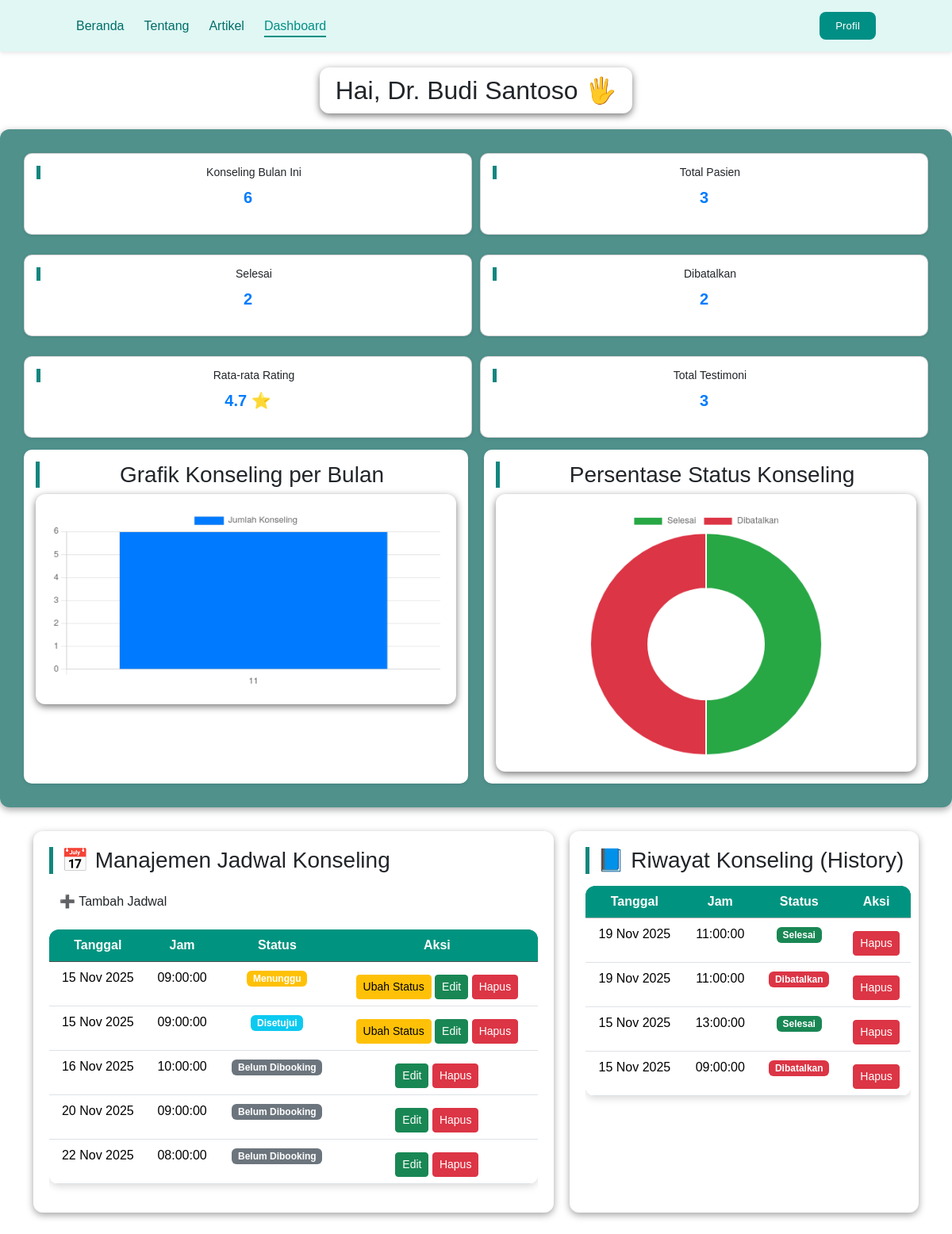
Page /dashboard_dokter.php (signed in) on the earlier database version.
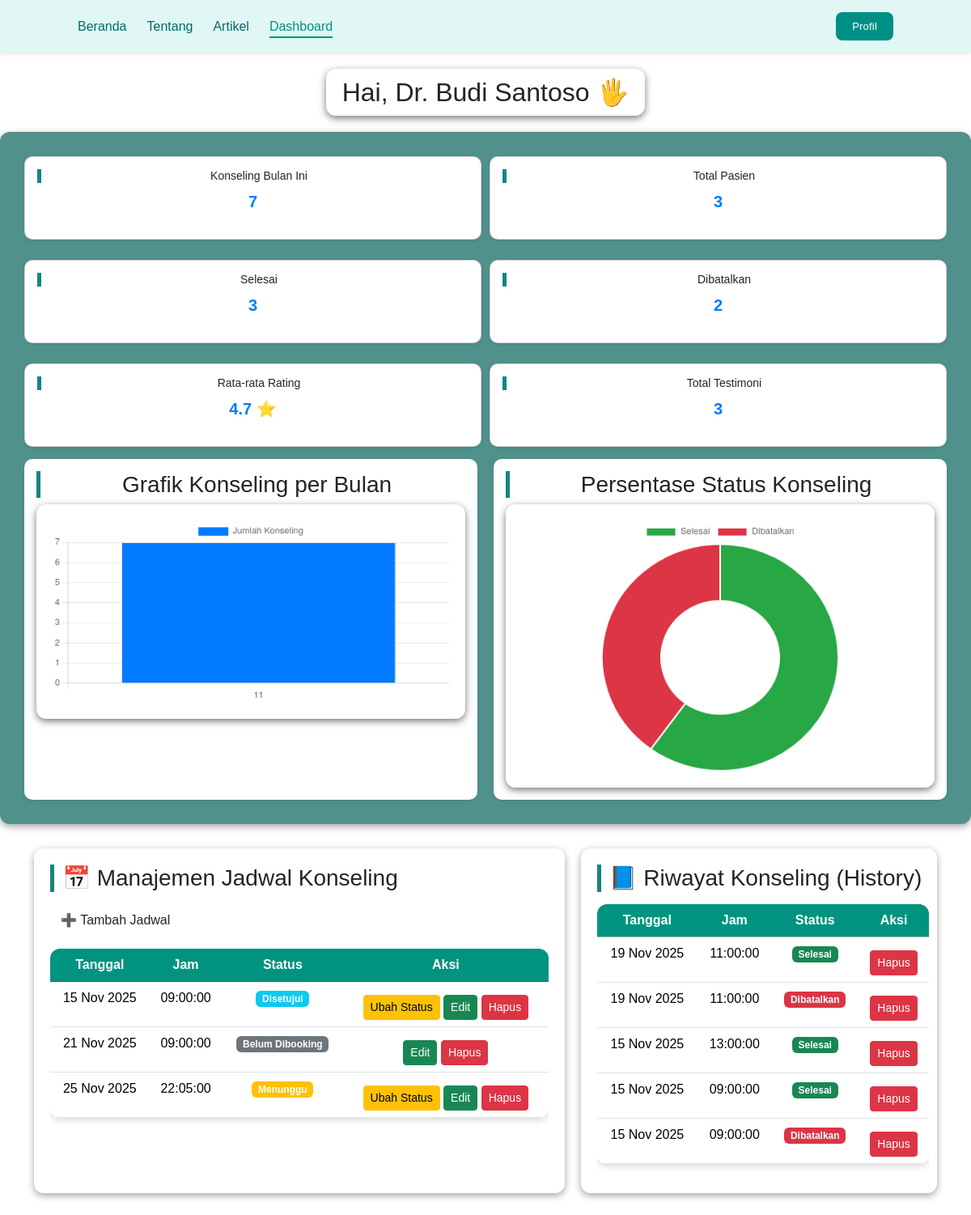
Same page on the later database version.
### tables this page shows
CREATE TABLE `booking` (
  `booking_id` int(11) NOT NULL,
  `pasien_id` int(11) DEFAULT NULL,
  `dokter_id` int(11) DEFAULT NULL,
  `jadwal_id` int(11) DEFAULT NULL,
  `status` enum('menunggu','disetujui','selesai','dibatalkan') DEFAULT NULL,
  `catatan` text DEFAULT NULL
);

CREATE TABLE `jadwal_dokter` (
  `jadwal_id` int(11) NOT NULL,
  `dokter_id` int(11) DEFAULT NULL,
  `tanggal` date DEFAULT NULL,
  `jam` time DEFAULT NULL,
  `status` enum('tersedia','penuh') DEFAULT 'tersedia'
);

### dashboard_dokter.php (the view, shortened to what the rows shown need)
<?php
include 'connection.php';
$dokter_id = $_SESSION['user_id'];
$q3 = mysqli_query($conn, "
    SELECT COUNT(*) AS total
    FROM booking
    WHERE dokter_id='$dokter_id'
      AND status='selesai'
");
$selesai = mysqli_fetch_assoc($q3)['total'];
$q4 = mysqli_query($conn, "
    SELECT COUNT(*) AS total
    FROM booking
    WHERE dokter_id='$dokter_id'
      AND status='dibatalkan'
");
$batal = mysqli_fetch_assoc($q4)['total'];
$q7 = mysqli_query($conn, "
    SELECT MONTH(j.tanggal) AS bulan, COUNT(*) AS jumlah
    FROM booking b
    JOIN jadwal_dokter j ON b.jadwal_id = j.jadwal_id
    WHERE b.dokter_id='$dokter_id'
    GROUP BY MONTH(j.tanggal)
    ORDER BY bulan ASC
");
$bulan = [];
$jumlah = [];
while ($row = mysqli_fetch_assoc($q7)) {
    $bulan[] = $row['bulan'];
    $jumlah[] = $row['jumlah'];
}
$query = mysqli_query($conn, "
    SELECT jd.*, b.status AS booking_status, b.booking_id
    FROM jadwal_dokter jd
    LEFT JOIN booking b ON jd.jadwal_id = b.jadwal_id
    WHERE jd.dokter_id = '$dokter_id'
    AND jd.status IN ('tersedia', 'penuh')
    AND (
        b.status IN ('menunggu', 'disetujui')
        OR b.status IS NULL
    )
    ORDER BY jd.tanggal ASC, jd.jam ASC
");
$history = mysqli_query($conn, "
    SELECT jd.*, b.status AS booking_status, b.booking_id
    FROM jadwal_dokter jd
    LEFT JOIN booking b ON jd.jadwal_id = b.jadwal_id
    WHERE jd.dokter_id = '$dokter_id'
    AND b.status IN ('selesai', 'dibatalkan')
    ORDER BY jd.tanggal DESC, jd.jam DESC
");
?>
<!DOCTYPE html>
<html lang="id">
<head>
    <link rel="stylesheet" href="asset/css/jadwal.css">
    <link rel="stylesheet" href="https://cdn.jsdelivr.net/npm/bootstrap@5.3.2/dist/css/bootstrap.min.css">
    <link rel="stylesheet" href="asset/css/navdas.css">
</head>
<body>
    <div style="text-align: center;">
        <h2 class="salam">Hai, <?= $_SESSION['nama'] ?> <span class="wave">🖐</span></h2>
        </div>
    <div class="container">
        <div class="section left">
            <div class="table-container">
                <table class="table custom-table table-hover">
                    <thead class="table-dark">
                        <tr>
                            <th>Tanggal</th>
                            <th>Jam</th>
                            <th>Status</th>
                            <th>Aksi</th>
                        </tr>
                    </thead>
                    <tbody>
                        <?php if (mysqli_num_rows($query) > 0): ?>
                            <?php while ($row = mysqli_fetch_assoc($query)): ?>
                                <tr>
                                    <td><?= date('d M Y', strtotime($row['tanggal'])) ?></td>
                                    <td><?= $row['jam'] ?></td>
                                    <td>
                                        <?php if ($row['booking_status']): ?>
                                            <span class="badge
                                            <?= $row['booking_status'] == 'menunggu' ? 'bg-warning' : ($row['booking_status'] == 'disetujui' ? 'bg-info' : ($row['booking_status'] == 'selesai' ? 'bg-success' : 'bg-danger')) ?>">
                                                <?= ucfirst($row['booking_status']) ?>
                                            </span>
                                        <?php else: ?>
                                            <span class="badge bg-secondary">Belum Dibooking</span>
                                        <?php endif; ?>
                                    </td>
                                    <td>
                                        <?php if ($row['booking_id']): ?>
                                            <button
                                                class="btn btn-sm btn-warning"
                                                onclick="openStatusModal(<?= $row['booking_id'] ?>, '<?= $row['booking_status'] ?>')">
                                                Ubah Status
                                            </button>
                                        <?php endif; ?>
                                        <button class="btn btn-sm btn-success"
                                            onclick="editJadwal(<?= $row['jadwal_id'] ?>, '<?= $row['tanggal'] ?>', '<?= $row['jam'] ?>')">
                                            Edit
                                        </button>
                                        <a href="hapus_jadwal.php?id=<?= $row['jadwal_id'] ?>"
                                            class="btn btn-sm btn-danger"
                                            onclick="return confirm('Yakin ingin menghapus jadwal?')">
                                            Hapus
                                        </a>
                                    </td>
                                </tr>
                            <?php endwhile; ?>
                        <?php else: ?>
                            <tr>
                                <td colspan="4" class="text-center">Belum ada jadwal.</td>
                            </tr>
                        <?php endif; ?>
                    </tbody>
                </table>
            </div>
        </div>
        <div class="section right">
            <div class="table-container">
                <table class="table custom-table table-hover">
                    <thead class="table-secondary">
                        <tr>
                            <th>Tanggal</th>
                            <th>Jam</th>
                            <th>Status</th>
                            <th>Aksi</th>
                        </tr>
                    </thead>
                    <tbody>
                        <?php if (mysqli_num_rows($history) > 0): ?>
                            <?php while ($row = mysqli_fetch_assoc($history)): ?>
                                <tr>
                                    <td><?= date('d M Y', strtotime($row['tanggal'])) ?></td>
                                    <td><?= $row['jam'] ?></td>
                                    <td>
                                        <span class="badge
                                    <?= $row['booking_status'] == 'selesai' ? 'bg-success' : 'bg-danger' ?>">
                                            <?= ucfirst($row['booking_status']) ?>
                                        </span>
                                    </td>
                                    <td>
                                        <a href="hapus_jadwal.php?id=<?= $row['booking_id'] ?>"
                                            class="btn btn-sm btn-danger"
                                            onclick="return confirm('Yakin ingin menghapus riwayat ini?')">
                                            Hapus
                                        </a>
                                    </td>
                                </tr>
                            <?php endwhile; ?>
                        <?php else: ?>
                            <tr>
                                <td colspan="4" class="text-center">Belum ada history.</td>
                            </tr>
                        <?php endif; ?>
                    </tbody>
                </table>
            </div>
        </div>
    </div>
    <script>
        function openModal() {
            document.getElementById("jadwal_id").value = "";
            document.getElementById("modalTitle").innerText = "Tambah Jadwal";
            document.getElementById("jadwalModal").style.display = "block";
        }
        function closeModal() {
            document.getElementById("jadwalModal").style.display = "none";
        }
        function editJadwal(id, tanggal, jam) {
            document.getElementById("jadwal_id").value = id;
            document.getElementById("tanggal").value = tanggal;
            document.getElementById("jam").value = jam;
            document.getElementById("modalTitle").innerText = "Edit Jadwal";
            document.getElementById("jadwalModal").style.display = "block";
        }
        function openStatusModal(id, status) {
            document.getElementById("booking_id").value = id;
            document.getElementById("status").value = status;
            document.getElementById("statusModal").style.display = "block";
        }
        function closeStatusModal() {
            document.getElementById("statusModal").style.display = "none";
        }
        new Chart(document.getElementById('chartKonseling'), {
            type: 'bar',
            data: {
                labels: <?= json_encode($bulan) ?>,
                datasets: [{
                    label: 'Jumlah Konseling',
                    data: <?= json_encode($jumlah) ?>,
                    borderWidth: 1,
                    backgroundColor: '#007bff'
                }]
            },
            options: {
                responsive: true,
                maintainAspectRatio: true // penting, biar chart tidak gepeng
            }
        });
        new Chart(document.getElementById('chartStatus'), {
            type: 'doughnut',
            data: {
                labels: ['Selesai', 'Dibatalkan'],
                datasets: [{
                    data: [<?= $selesai ?>, <?= $batal ?>],
                    backgroundColor: ['#28a745', '#dc3545']
                }]
            },
            options: {
                responsive: true,
                maintainAspectRatio: true
            }
        });
    </script>
</body>
</html>

Differences in the rows shown:
removed jadwal_dokter: tanggal "16 Nov 2025", jam "10:00:00", shows "Belum Dibooking"
removed jadwal_dokter: tanggal "22 Nov 2025", jam "08:00:00", shows "Belum Dibooking"
changed booking: status "Menunggu" → "Disetujui"
changed jadwal_dokter: tanggal "20 Nov 2025" → "21 Nov 2025"
added booking: jadwal.tanggal "25 Nov 2025", jadwal.jam "22:05:00", status "Menunggu", shown under "📅 Manajemen Jadwal Konseling"
changed booking (number 6 of 7 on the later page): moves from the list under "📅 Manajemen Jadwal Konseling" to the list under "📘 Riwayat Konseling (History)"
Other differences:
$konseling_bulan: "6" → "7"
$selesai: "2" → "3"
chart data {{ json_encode($jumlah) }}: ["6"] → ["7"]
chart data {{ $selesai }}: 2 → 3
